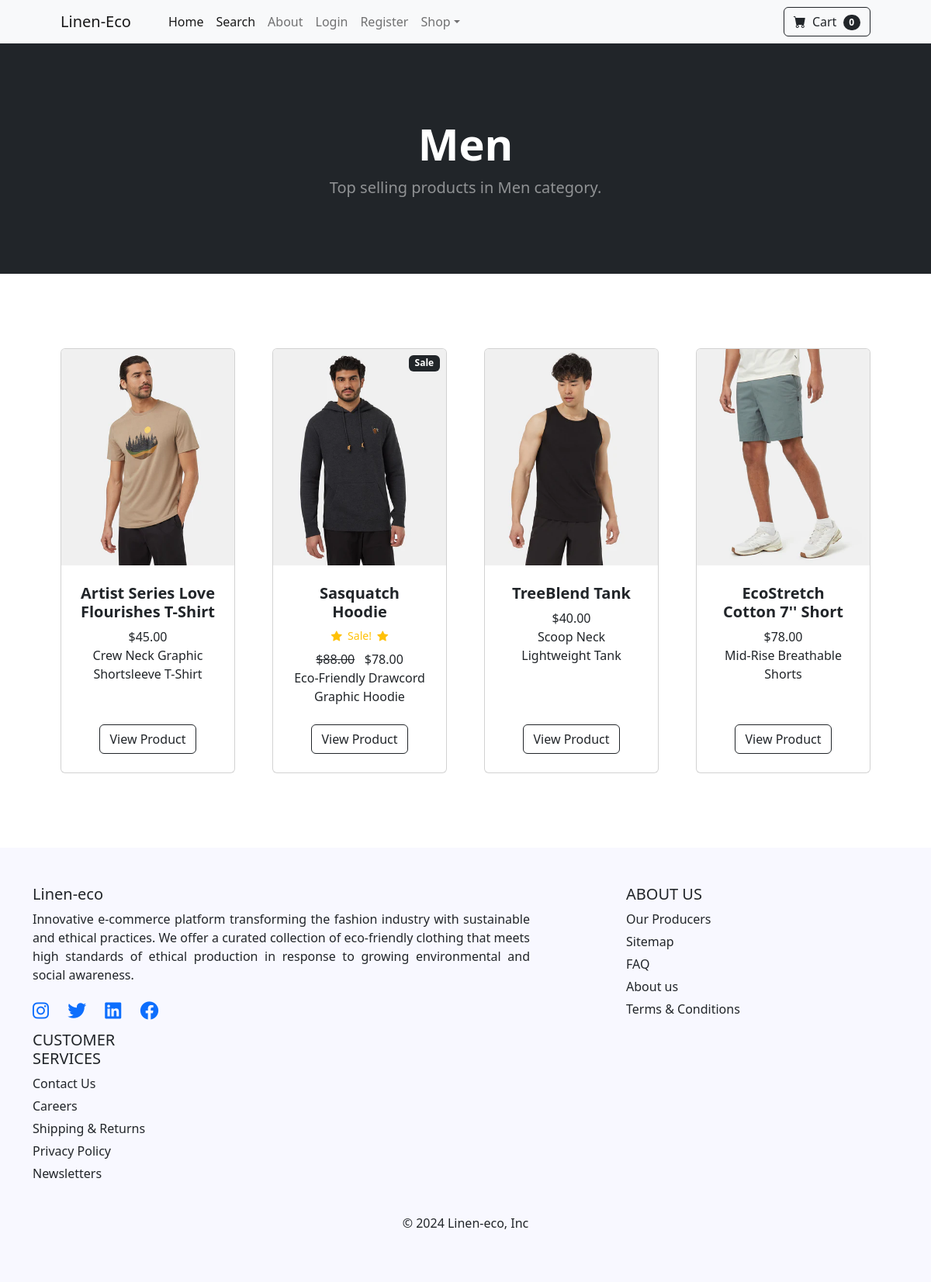
Page /category/Men on the committed database.
### store/models.py (models this page shows, shortened)
class Category(models.Model):
    name = models.CharField(max_length=50)
    def __str__(self):
        return self.name
    class Meta:
        verbose_name_plural = 'Categories'

class Product(models.Model):
    name = models.CharField(max_length=100)
    price = models.DecimalField(default=0, decimal_places=2, max_digits=6)
    category = models.ForeignKey(Category, on_delete=models.CASCADE, default=1)
    description = models.CharField(max_length=250, default='', blank=True, null=True)
    image = models.ImageField(upload_to='uploads/product/')
    is_sale = models.BooleanField(default=False)
    sale_price = models.DecimalField(default=0, decimal_places=2, max_digits=6)

### store/views.py (the view)
# urls.py: path('category/<str:categoryselected>', views.category, name='category'),
def category(request, categoryselected):
    try:
        category = Category.objects.get(name=categoryselected)
        products = Product.objects.filter(category=category)
        return render(request, 'category.html', {"products": products, "category": category})
    except:
        messages.success(request, "Category does not exist")
        return redirect('home')

### cart/cart.py (called while the page is built)
    def __len__(self):
        return len(self.cart)

### cart/context_processors.py (called while the page is built)
def cart(request):
    return {'cart': Cart(request)}

### store/context_processors.py (called while the page is built)
def user_profile(request):
    profile = None
    if request.user.is_authenticated:
        try:
            profile = UserProfile.objects.get(user=request.user)
        except UserProfile.DoesNotExist:
            pass
    return {'user_profile': profile}

### store/templates/category.html
{% extends 'base.html' %}
{% block content %}
<header class="bg-dark py-5">
    <div class="container px-4 px-lg-5 my-5">
        <div class="text-center text-white">
            <h1 class="display-4 fw-bolder">{{ category }}</h1>
            <p class="lead fw-normal text-white-50 mb-0">Top selling products in {{ category }} category.</p>
        </div>
    </div>
</header>
<section class="py-5">
    <div class="container px-4 px-lg-5 mt-5">
        <div class="row gx-4 gx-lg-5 row-cols-2 row-cols-md-3 row-cols-xl-4 justify-content-center">
            {% for product in products %}
                {% if product.is_sale %}
                    <div class="col mb-5">
                        <div class="card h-100">
                            <div class="badge bg-dark text-white position-absolute"
                                 style="top:0.5rem; right: 0.5rem">
                                Sale
                            </div>
                            <img class="card-img-top" src="{{ product.image.url }}" alt="..."/>
                            <div class="card-body p-4">
                                <div class="text-center">
                                    <h5 class="fw-bolder">{{ product.name }}</h5>
                                    <div class="d-flex justify-content-center small text-warning mb-2">
                                        <div class="bi-star-fill"></div>
                                        &nbsp;&nbsp;Sale!&nbsp;&nbsp;
                                        <div class="bi-star-fill"></div>
                                    </div>
                                    <strike>${{ product.price }}</strike>
                                    &nbsp;
                                    ${{ product.sale_price }}
                                    <br/>
                                    {{ product.description }}
                                </div>
                            </div>
                            <div class="card-footer p-4 pt-0 border-top-0 bg-transparent">
                                <div class="text-center"><a class="btn btn-outline-dark mt-auto" href="{% url 'product' product.id %}">View
                                    Product</a></div>
                            </div>
                        </div>
                    </div>
                {% else %}
                    <div class="col mb-5">
                        <div class="card h-100">
                            <img class="card-img-top" src="{{ product.image.url }}" alt="..."/>
                            <div class="card-body p-4">
                                <div class="text-center">
                                    <h5 class="fw-bolder">{{ product.name }}</h5>
                                    ${{ product.price }}
                                    <br/>
                                    {{ product.description }}
                                </div>
                            </div>
                            <div class="card-footer p-4 pt-0 border-top-0 bg-transparent">
                                <div class="text-center"><a class="btn btn-outline-dark mt-auto" href="{% url 'product' product.id %}">View
                                    Product</a></div>
                            </div>
                        </div>
                    </div>
                {% endif %}
            {% endfor %}
        </div>
    </div>
</section>
{% endblock %}

### rows in the picture
Category: name "Men"
Product: image (picture), name "Artist Series Love Flourishes T-Shirt", price "45.00", description "Crew Neck Graphic Shortsleeve T-Shirt"
Product: image (picture), name "Sasquatch Hoodie", price "88.00", sale_price "78.00", description "Eco-Friendly Drawcord Graphic Hoodie"
Product: image (picture), name "TreeBlend Tank", price "40.00", description "Scoop Neck Lightweight Tank"
Product: image (picture), name "EcoStretch Cotton 7'' Short", price "78.00", description "Mid-Rise Breathable Shorts"

### other values in the picture
{{ cart|length }} "0"
